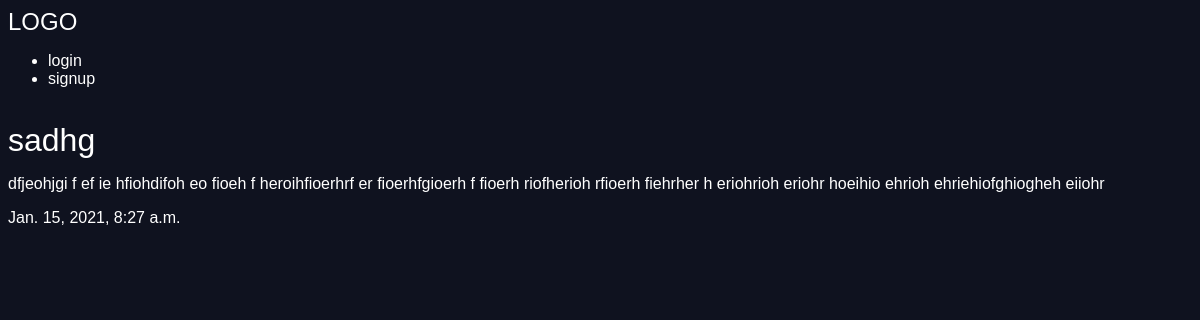
The page /articles/saa on the database its author committed.
### articles/models.py (models this page shows, shortened)
class Article(models.Model):
    title = models.CharField(max_length = 100)
    slug = models.SlugField()
    body = models.TextField()
    date = models.DateTimeField(auto_now_add = True)
    image = models.ImageField(default='default.jpg',blank=True)
    author = models.ForeignKey(User,default = None, on_delete=models.CASCADE)

### articles/views.py (the view)
# urls.py: path('<slug>',views.article_detail,name = "detail"),
def article_detail(request,slug):
    article = models.Article.objects.get(slug=slug)
    return render(request, 'articles/articles_Detail.html',{'article':article})

### articles/templates/articles/articles_Detail.html (shortened to what this page needs)
{% extends 'base.html' %}
{% block content %}
<div class="article-Detail">
  <div class="article">
    <h1>{{article.title}}</h1>
    <p>{{article.body}}</p>
    <p>{{article.date}}</p>
  </div>
</div>
{% endblock %}

### assets/styles.css (style rules this page uses)
body { background-color: #0f121f; background-image:url(stars.jpg); background-repeat-y:norepeat; background-attachment: fixed; color: #fff; }
body * { font-family: arial; }
h1,h2,h3,h4,h5 { font-weight: normal; margin: 0; }

### rows shown on the page
Article: title "sadhg", body "dfjeohjgi f ef ie hfiohdifoh eo fioeh f heroihfioerhrf er fioerhfgioerh f fioerh riofherioh rfioerh fiehrher h eriohrioh eriohr hoeihio ehrioh ehriehiofghiogheh eiiohr", date "Jan. 15, 2021, 8:27 a.m."
